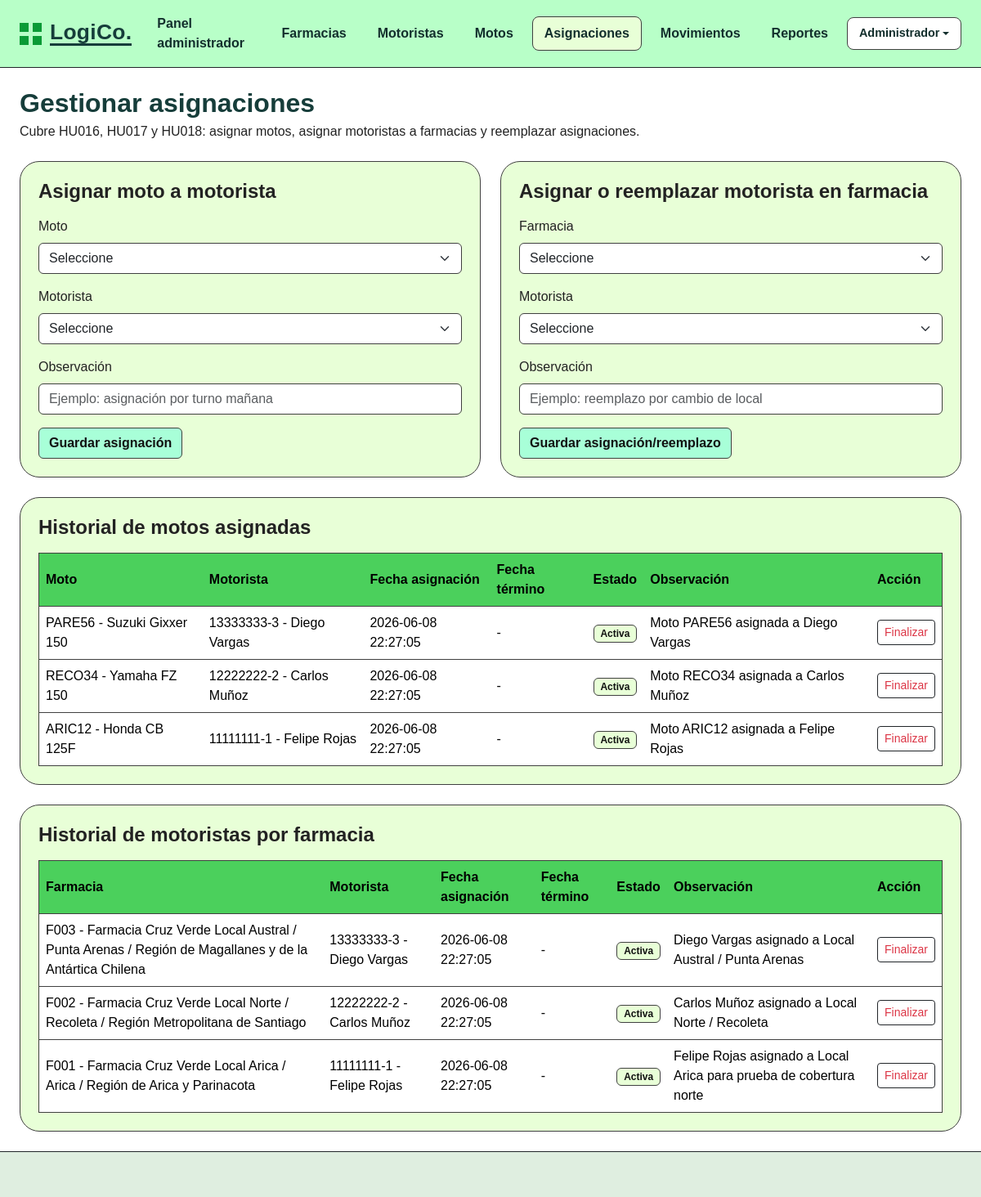
The app's page /modulos_page/asignaciones.php (signed in) with its own data.
### tables this page shows
CREATE TABLE asignaciones_moto (
    id INT NOT NULL AUTO_INCREMENT,
    moto_id INT NOT NULL,
    motorista_id INT NOT NULL,
    fecha_asignacion DATETIME NOT NULL DEFAULT CURRENT_TIMESTAMP,
    fecha_termino DATETIME NULL,
    estado ENUM('Activa','Finalizada','Reemplazada') NOT NULL DEFAULT 'Activa',
    observacion VARCHAR(255) NULL,
    creado_en TIMESTAMP DEFAULT CURRENT_TIMESTAMP,
    actualizado_en TIMESTAMP DEFAULT CURRENT_TIMESTAMP ON UPDATE CURRENT_TIMESTAMP,
    CONSTRAINT pk_asignaciones_moto PRIMARY KEY (id),
    CONSTRAINT fk_asignaciones_moto_moto FOREIGN KEY (moto_id)
        REFERENCES motos(id)
        ON UPDATE CASCADE
        ON DELETE CASCADE,
    CONSTRAINT fk_asignaciones_moto_motorista FOREIGN KEY (motorista_id)
        REFERENCES motoristas(id)
        ON UPDATE CASCADE
        ON DELETE CASCADE
);

CREATE TABLE motos (
    id INT NOT NULL AUTO_INCREMENT,
    motorista_id INT NULL,
    patente VARCHAR(12) NOT NULL UNIQUE,
    marca VARCHAR(80) NOT NULL,
    modelo VARCHAR(80) NOT NULL,
    anio INT NOT NULL,
    estado ENUM('Disponible','En uso','Mantención','Inactiva') NOT NULL DEFAULT 'Disponible',
    creado_en TIMESTAMP DEFAULT CURRENT_TIMESTAMP,
    actualizado_en TIMESTAMP DEFAULT CURRENT_TIMESTAMP ON UPDATE CURRENT_TIMESTAMP,
    CONSTRAINT pk_motos PRIMARY KEY (id),
    CONSTRAINT fk_motos_motoristas FOREIGN KEY (motorista_id)
        REFERENCES motoristas(id)
        ON UPDATE CASCADE
        ON DELETE SET NULL
);

CREATE TABLE motoristas (
    id INT NOT NULL AUTO_INCREMENT,
    farmacia_id INT NULL,
    rut VARCHAR(15) NOT NULL UNIQUE,
    nombres VARCHAR(80) NOT NULL,
    apellidos VARCHAR(80) NOT NULL,
    direccion VARCHAR(180) NOT NULL,
    comuna VARCHAR(80) NOT NULL,
    provincia VARCHAR(80) NOT NULL,
    region VARCHAR(120) NOT NULL,
    telefono VARCHAR(30) NOT NULL,
    correo VARCHAR(120) NOT NULL,
    licencia VARCHAR(40) NOT NULL,
    estado ENUM('Activo','Inactivo') NOT NULL DEFAULT 'Activo',
    creado_en TIMESTAMP DEFAULT CURRENT_TIMESTAMP,
    actualizado_en TIMESTAMP DEFAULT CURRENT_TIMESTAMP ON UPDATE CURRENT_TIMESTAMP,
    CONSTRAINT pk_motoristas PRIMARY KEY (id),
    CONSTRAINT fk_motoristas_farmacias FOREIGN KEY (farmacia_id)
        REFERENCES farmacias(id)
        ON UPDATE CASCADE
        ON DELETE SET NULL
);

CREATE TABLE asignaciones_farmacia (
    id INT NOT NULL AUTO_INCREMENT,
    farmacia_id INT NOT NULL,
    motorista_id INT NOT NULL,
    fecha_asignacion DATETIME NOT NULL DEFAULT CURRENT_TIMESTAMP,
    fecha_termino DATETIME NULL,
    estado ENUM('Activa','Finalizada','Reemplazada') NOT NULL DEFAULT 'Activa',
    observacion VARCHAR(255) NULL,
    creado_en TIMESTAMP DEFAULT CURRENT_TIMESTAMP,
    actualizado_en TIMESTAMP DEFAULT CURRENT_TIMESTAMP ON UPDATE CURRENT_TIMESTAMP,
    CONSTRAINT pk_asignaciones_farmacia PRIMARY KEY (id),
    CONSTRAINT fk_asignaciones_farmacia_farmacia FOREIGN KEY (farmacia_id)
        REFERENCES farmacias(id)
        ON UPDATE CASCADE
        ON DELETE CASCADE,
    CONSTRAINT fk_asignaciones_farmacia_motorista FOREIGN KEY (motorista_id)
        REFERENCES motoristas(id)
        ON UPDATE CASCADE
        ON DELETE CASCADE
);

CREATE TABLE farmacias (
    id INT NOT NULL AUTO_INCREMENT,
    codigo VARCHAR(20) NOT NULL UNIQUE,
    nombre VARCHAR(120) NOT NULL,
    direccion VARCHAR(180) NOT NULL,
    comuna VARCHAR(80) NOT NULL,
    provincia VARCHAR(80) NOT NULL,
    region VARCHAR(120) NOT NULL,
    telefono VARCHAR(30) NOT NULL,
    tipo ENUM('Central','Local') NOT NULL DEFAULT 'Local',
    estado ENUM('Activa','Inactiva') NOT NULL DEFAULT 'Activa',
    creado_en TIMESTAMP DEFAULT CURRENT_TIMESTAMP,
    actualizado_en TIMESTAMP DEFAULT CURRENT_TIMESTAMP ON UPDATE CURRENT_TIMESTAMP,
    CONSTRAINT pk_farmacias PRIMARY KEY (id)
);

### includes/functions.php (called while the page is built, shortened)
<?php
function e(?string $value): string
{
    return htmlspecialchars((string)$value, ENT_QUOTES, 'UTF-8');
}

### modulos_page/asignaciones.php (the view, shortened to what this page needs)
<?php
require_once __DIR__ . '/../config/database.php';
require_once __DIR__ . '/../includes/functions.php';
$asignacionesMoto = $pdo->query("SELECT am.*, mo.patente, mo.marca, mo.modelo, mt.rut, mt.nombres, mt.apellidos
    FROM asignaciones_moto am
    INNER JOIN motos mo ON mo.id = am.moto_id
    INNER JOIN motoristas mt ON mt.id = am.motorista_id
    ORDER BY am.id DESC")->fetchAll();
$asignacionesFarmacia = $pdo->query("SELECT af.*, f.codigo, f.nombre AS farmacia_nombre, f.comuna, f.provincia, f.region, mt.rut, mt.nombres, mt.apellidos
    FROM asignaciones_farmacia af
    INNER JOIN farmacias f ON f.id = af.farmacia_id
    INNER JOIN motoristas mt ON mt.id = af.motorista_id
    ORDER BY af.id DESC")->fetchAll();
require_once __DIR__ . '/../includes/header.php';
?>
<div class="d-flex flex-column flex-lg-row align-items-lg-center justify-content-between gap-3 mb-4">
    <div>
        <h1 class="section-title h2 mb-1">Gestionar asignaciones</h1>
        <p class="mb-0">Cubre HU016, HU017 y HU018: asignar motos, asignar motoristas a farmacias y reemplazar asignaciones.</p>
    </div>
</div>
<div class="row g-4 mb-4">
    <div class="col-12 col-lg-6">
        <section class="panel-card h-100">
            <h2 class="h4 fw-bold mb-3">Asignar moto a motorista</h2>
            <form method="post" class="row g-3" novalidate>
                <div class="col-12"><label class="form-label">Moto</label><select name="moto_id" class="form-select" required><option value="">Seleccione</option></select></div>
                <div class="col-12"><label class="form-label">Motorista</label><select name="motorista_id" class="form-select" required><option value="">Seleccione</option></select></div>
                <div class="col-12"><label class="form-label">Observación</label><input name="observacion" class="form-control" placeholder="Ejemplo: asignación por turno mañana"></div>
                <div class="col-12"><button class="btn btn-logico" type="submit">Guardar asignación</button></div>
            </form>
        </section>
    </div>
    <div class="col-12 col-lg-6">
        <section class="panel-card h-100">
            <h2 class="h4 fw-bold mb-3">Asignar o reemplazar motorista en farmacia</h2>
            <form method="post" class="row g-3" novalidate>
                <div class="col-12"><label class="form-label">Farmacia</label><select name="farmacia_id" class="form-select" required><option value="">Seleccione</option></select></div>
                <div class="col-12"><label class="form-label">Motorista</label><select name="motorista_id" class="form-select" required><option value="">Seleccione</option></select></div>
                <div class="col-12"><label class="form-label">Observación</label><input name="observacion" class="form-control" placeholder="Ejemplo: reemplazo por cambio de local"></div>
                <div class="col-12"><button class="btn btn-logico" type="submit">Guardar asignación/reemplazo</button></div>
            </form>
        </section>
    </div>
</div>
<section class="panel-card mb-4">
    <h2 class="h4 fw-bold mb-3">Historial de motos asignadas</h2>
    <div class="table-responsive">
        <table class="table table-logico align-middle mb-0">
            <thead><tr><th>Moto</th><th>Motorista</th><th>Fecha asignación</th><th>Fecha término</th><th>Estado</th><th>Observación</th><th>Acción</th></tr></thead>
            <tbody>
            <?php foreach ($asignacionesMoto as $row): ?>
                <tr>
                    <td><?= e($row['patente'] . ' - ' . $row['marca'] . ' ' . $row['modelo']) ?></td>
                    <td><?= e($row['rut'] . ' - ' . $row['nombres'] . ' ' . $row['apellidos']) ?></td>
                    <td><?= e($row['fecha_asignacion']) ?></td>
                    <td><?= e($row['fecha_termino'] ?? '-') ?></td>
                    <td><span class="badge badge-logico"><?= e($row['estado']) ?></span></td>
                    <td><?= e($row['observacion'] ?? '-') ?></td>
                    <td><?php if ($row['estado'] === 'Activa'): ?><form method="post" onsubmit="return confirm('¿Finalizar asignación de moto?');"><button class="btn btn-sm btn-outline-danger border-dark" type="submit">Finalizar</button></form><?php endif; ?></td>
                </tr>
            <?php endforeach; ?>
            </tbody>
        </table>
    </div>
</section>
<section class="panel-card">
    <h2 class="h4 fw-bold mb-3">Historial de motoristas por farmacia</h2>
    <div class="table-responsive">
        <table class="table table-logico align-middle mb-0">
            <thead><tr><th>Farmacia</th><th>Motorista</th><th>Fecha asignación</th><th>Fecha término</th><th>Estado</th><th>Observación</th><th>Acción</th></tr></thead>
            <tbody>
            <?php foreach ($asignacionesFarmacia as $row): ?>
                <tr>
                    <td><?= e($row['codigo'] . ' - ' . $row['farmacia_nombre'] . ' / ' . $row['comuna'] . ' / ' . $row['region']) ?></td>
                    <td><?= e($row['rut'] . ' - ' . $row['nombres'] . ' ' . $row['apellidos']) ?></td>
                    <td><?= e($row['fecha_asignacion']) ?></td>
                    <td><?= e($row['fecha_termino'] ?? '-') ?></td>
                    <td><span class="badge badge-logico"><?= e($row['estado']) ?></span></td>
                    <td><?= e($row['observacion'] ?? '-') ?></td>
                    <td><?php if ($row['estado'] === 'Activa'): ?><form method="post" onsubmit="return confirm('¿Finalizar asignación de farmacia?');"><button class="btn btn-sm btn-outline-danger border-dark" type="submit">Finalizar</button></form><?php endif; ?></td>
                </tr>
            <?php endforeach; ?>
            </tbody>
        </table>
    </div>
</section>
<?php require_once __DIR__ . '/../includes/footer.php'; ?>

### records on screen
asignaciones_moto: moto.modelo "PARE56 - Suzuki Gixxer 150", motorista.apellidos "13333333-3 - Diego Vargas", fecha_asignacion "2026-06-08 22:27:05", fecha_termino "-", estado "Activa", observacion "Moto PARE56 asignada a Diego Vargas"
asignaciones_moto: moto.modelo "RECO34 - Yamaha FZ 150", motorista.apellidos "12222222-2 - Carlos Muñoz", fecha_asignacion "2026-06-08 22:27:05", fecha_termino "-", estado "Activa", observacion "Moto RECO34 asignada a Carlos Muñoz"
asignaciones_moto: moto.modelo "ARIC12 - Honda CB 125F", motorista.apellidos "11111111-1 - Felipe Rojas", fecha_asignacion "2026-06-08 22:27:05", fecha_termino "-", estado "Activa", observacion "Moto ARIC12 asignada a Felipe Rojas"
asignaciones_farmacia: farmacia.region "F003 - Farmacia Cruz Verde Local Austral / Punta Arenas / Región de Magallanes y de la Antártica Chilena", motorista.apellidos "13333333-3 - Diego Vargas", fecha_asignacion "2026-06-08 22:27:05", fecha_termino "-", estado "Activa", observacion "Diego Vargas asignado a Local Austral / Punta Arenas"
asignaciones_farmacia: farmacia.region "F002 - Farmacia Cruz Verde Local Norte / Recoleta / Región Metropolitana de Santiago", motorista.apellidos "12222222-2 - Carlos Muñoz", fecha_asignacion "2026-06-08 22:27:05", fecha_termino "-", estado "Activa", observacion "Carlos Muñoz asignado a Local Norte / Recoleta"
asignaciones_farmacia: farmacia.region "F001 - Farmacia Cruz Verde Local Arica / Arica / Región de Arica y Parinacota", motorista.apellidos "11111111-1 - Felipe Rojas", fecha_asignacion "2026-06-08 22:27:05", fecha_termino "-", estado "Activa", observacion "Felipe Rojas asignado a Local Arica para prueba de cobertura norte"

### other values on screen
$role "Administrador"
